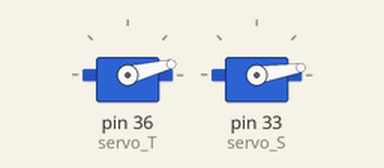
Recording of a program running on a simulated Raspberry Pi (header pin numbers). Parts: 2 × servo. Servo angles are drawn from the pulse width (0.5 ms = 0°, 2.5 ms = 180°); what the program prints to the terminal is not drawn.

Above: at 5.35 s.
At 9.05 s:
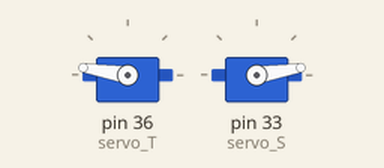
At 12.8 s:
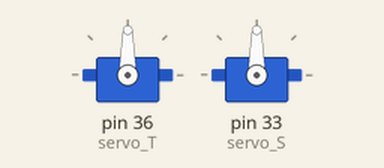
At 20.3 s:
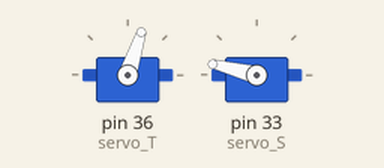
Timing chart, 0 to 22.6 s (numbered marks = the images above):
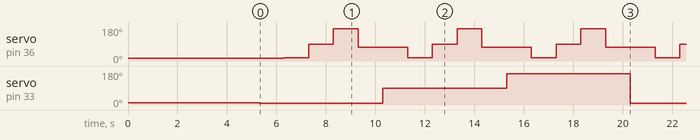

Measured:
- by itself, servo on pin 36 (servo_T): repeats every 5.0 s: 90° 1.0 s, 171° 1.0 s, 72° 2.0 s, 18° 1.0 s
- by itself, servo on pin 33 (servo_S): 12° → 9° at 5.3 s, → 90° 5.0 s later, → 166° 5.0 s later, → 9° 5.0 s later, … (7 changes in this stretch)

The program:

servo_sg90.py
```python
import RPi.GPIO as GPIO
import time

GPIO.setmode(GPIO.BOARD)
GPIO.setwarnings(False)
GPIO.setup(33, GPIO.OUT)
GPIO.setup(36, GPIO.OUT)
servo_S= GPIO.PWM(33, 50)  #theta servo     {3.5:0,7:90,12:180}  left center right
servo_T= GPIO.PWM(36, 50)  #vertical servo  {3.5:0,7:90,12:180}  top center bottom


def servo_spin(ang):
    if ang<=180 and ang>=0:
        d=float(3+0.05*ang)
        servo_S.start(d)
    else:
        print("servo_spin out of range")


def servo_tilt(ang):
    if ang<=180 and ang>=0:
        d=float(3+0.05*ang)
        servo_T.start(d)
    else:
        print("servo_tilt out of range")


def servo_init():     # initialize the servo_tilt/T
    servo_tilt(90)
    servo_spin(90)
    time.sleep(1)
    servo_S.start(0)
    servo_T.start(0)
    return [90,90]

def servo_safe():
    servo_tilt(5)
    servo_spin(3)
    time.sleep(1.3)
    servo_silent()

def servo_silent():   # stop arm move or shake
    servo_S.start(0)
    servo_T.start(0)

def servo_silent_tilt():   # stop arm move or shake
    servo_T.start(0)

def servo_silent_spin():   # stop arm move or shake
    servo_S.start(0)

if __name__=='__main__':
    a=servo_safe()
    print("SG90 Servo Arm going to move test!!!")
    print(a,type(a))
    time.sleep(4)
    while 1:
        for i in [0,90,175]:
            servo_spin(i)
            time.sleep(1)
            for j in [10,90,180,70]:
                servo_tilt(j)
                time.sleep(1)
```
